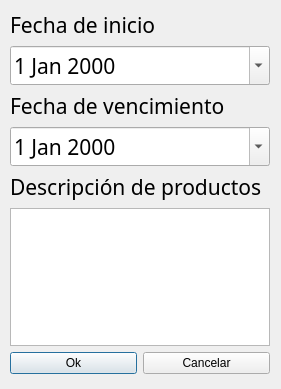
<?xml version="1.0" encoding="UTF-8"?>
<ui version="4.0">
 <class>Dialog</class>
 <widget class="QDialog" name="Dialog">
  <property name="geometry">
   <rect>
    <x>0</x>
    <y>0</y>
    <width>281</width>
    <height>389</height>
   </rect>
  </property>
  <property name="windowTitle">
   <string>Datos de crédito</string>
  </property>
  <property name="styleSheet">
   <string notr="true">*{font: 75 16pt &quot;Arial Unicode MS&quot;}</string>
  </property>
  <widget class="QWidget" name="layoutWidget">
   <property name="geometry">
    <rect>
     <x>10</x>
     <y>10</y>
     <width>260</width>
     <height>364</height>
    </rect>
   </property>
   <layout class="QVBoxLayout" name="verticalLayout_2">
    <item>
     <layout class="QVBoxLayout" name="verticalLayout">
      <item>
       <widget class="QLabel" name="label">
        <property name="font">
         <font>
          <family>Arial Unicode MS</family>
          <pointsize>16</pointsize>
          <weight>9</weight>
          <italic>false</italic>
          <bold>false</bold>
         </font>
        </property>
        <property name="text">
         <string>Fecha de inicio</string>
        </property>
       </widget>
      </item>
      <item>
       <widget class="QDateEdit" name="fechainicio">
        <property name="font">
         <font>
          <family>Arial Unicode MS</family>
          <pointsize>16</pointsize>
          <weight>9</weight>
          <italic>false</italic>
          <bold>false</bold>
         </font>
        </property>
        <property name="calendarPopup">
         <bool>true</bool>
        </property>
       </widget>
      </item>
      <item>
       <widget class="QLabel" name="label_2">
        <property name="font">
         <font>
          <family>Arial Unicode MS</family>
          <pointsize>16</pointsize>
          <weight>9</weight>
          <italic>false</italic>
          <bold>false</bold>
         </font>
        </property>
        <property name="text">
         <string>Fecha de vencimiento</string>
        </property>
       </widget>
      </item>
      <item>
       <widget class="QDateEdit" name="fechavencimiento">
        <property name="font">
         <font>
          <family>Arial Unicode MS</family>
          <pointsize>16</pointsize>
          <weight>9</weight>
          <italic>false</italic>
          <bold>false</bold>
         </font>
        </property>
        <property name="calendarPopup">
         <bool>true</bool>
        </property>
       </widget>
      </item>
      <item>
       <widget class="QLabel" name="label_3">
        <property name="font">
         <font>
          <family>Arial Unicode MS</family>
          <pointsize>16</pointsize>
          <weight>9</weight>
          <italic>false</italic>
          <bold>false</bold>
         </font>
        </property>
        <property name="text">
         <string>Descripción de productos</string>
        </property>
       </widget>
      </item>
      <item>
       <widget class="QPlainTextEdit" name="descripcionproductos">
        <property name="font">
         <font>
          <family>Arial Unicode MS</family>
          <pointsize>16</pointsize>
          <weight>9</weight>
          <italic>false</italic>
          <bold>false</bold>
         </font>
        </property>
       </widget>
      </item>
     </layout>
    </item>
    <item>
     <layout class="QHBoxLayout" name="horizontalLayout">
      <item>
       <widget class="QPushButton" name="botonok">
        <property name="text">
         <string>Ok</string>
        </property>
       </widget>
      </item>
      <item>
       <widget class="QPushButton" name="botoncancelar">
        <property name="text">
         <string>Cancelar</string>
        </property>
       </widget>
      </item>
     </layout>
    </item>
   </layout>
  </widget>
 </widget>
 <resources/>
 <connections/>
</ui>
